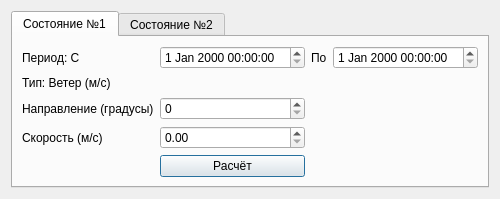
<?xml version="1.0" encoding="UTF-8"?>
<ui version="4.0">
 <class>WindInputForm</class>
 <widget class="QDialog" name="WindInputForm">
  <property name="windowTitle"><string>Ввод данных по ветру</string></property>
  <layout class="QVBoxLayout" name="mainLayout">
   <item>
    <widget class="QTabWidget" name="tabWidget">
     <widget class="QWidget" name="tabState1">
      <attribute name="title"><string>Состояние №1</string></attribute>
      <layout class="QGridLayout" name="gridState1">
       <item row="0" column="0">
        <widget class="QLabel" name="labelPeriod">
         <property name="text"><string>Период: С</string></property>
        </widget>
       </item>
       <item row="0" column="1">
        <widget class="QDateTimeEdit" name="dateFrom"/>
       </item>
       <item row="0" column="2">
        <widget class="QLabel" name="labelTo">
         <property name="text"><string>По</string></property>
        </widget>
       </item>
       <item row="0" column="3">
        <widget class="QDateTimeEdit" name="dateTo"/>
       </item>
       <item row="1" column="0">
        <widget class="QLabel" name="labelType">
         <property name="text"><string>Тип: Ветер (м/с)</string></property>
        </widget>
       </item>
       <item row="2" column="0">
        <widget class="QLabel" name="labelDir">
         <property name="text"><string>Направление (градусы)</string></property>
        </widget>
       </item>
       <item row="2" column="1">
        <widget class="QSpinBox" name="spinDir">
         <property name="maximum"><number>360</number></property>
        </widget>
       </item>
       <item row="3" column="0">
        <widget class="QLabel" name="labelSpeed">
         <property name="text"><string>Скорость (м/с)</string></property>
        </widget>
       </item>
       <item row="3" column="1">
        <widget class="QDoubleSpinBox" name="spinSpeed"/>
       </item>
       <item row="4" column="1">
        <widget class="QPushButton" name="buttonCalc">
         <property name="text"><string>Расчёт</string></property>
        </widget>
       </item>
      </layout>
     </widget>
     <widget class="QWidget" name="tabState2">
      <attribute name="title"><string>Состояние №2</string></attribute>
      <layout class="QGridLayout" name="gridState2">
       <item row="0" column="0">
        <widget class="QLabel" name="labelASW">
         <property name="text"><string>Расчёт среднего ветра (ASW)</string></property>
        </widget>
       </item>
       <item row="1" column="0">
        <widget class="QLabel" name="labelASWSpeed">
         <property name="text"><string>Скорость (узлы)</string></property>
        </widget>
       </item>
       <item row="1" column="1">
        <widget class="QDoubleSpinBox" name="spinASWSpeed">
         <property name="readOnly">
          <bool>true</bool>
         </property>
        </widget>
       </item>
       <item row="2" column="0">
        <widget class="QLabel" name="labelASWDir">
         <property name="text"><string>Направление (градусы)</string></property>
        </widget>
       </item>
       <item row="2" column="1">
        <widget class="QSpinBox" name="spinASWDir">
         <property name="readOnly">
          <bool>true</bool>
         </property>
        </widget>
       </item>
       <item row="3" column="0">
        <widget class="QLabel" name="labelASWDe">
         <property name="text"><string>ASWDe</string></property>
        </widget>
       </item>
       <item row="3" column="1">
        <widget class="QDoubleSpinBox" name="spinASWDe">
         <property name="readOnly">
          <bool>true</bool>
         </property>
        </widget>
       </item>
      </layout>
     </widget>
    </widget>
   </item>
  </layout>
 </widget>
 <resources/>
 <connections/>
</ui>
